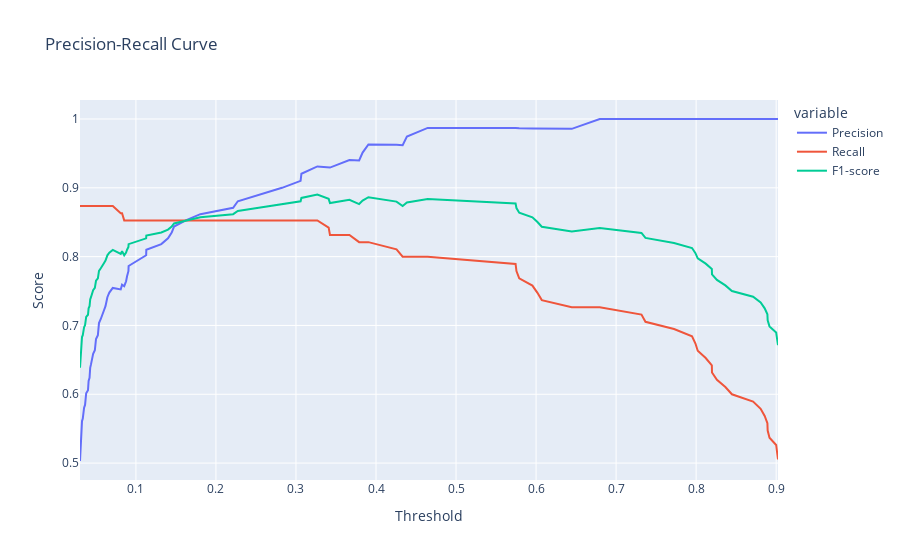

The cell this chart's notebook holds for it:
### Code cell
# Gráfico mostrando Score x Threshold.
df_threshold = pd.read_csv('./Modelos_Salvos/RF_First/thresholds.csv')
fig = px.line(df_threshold, x='Threshold', y=['Precision', 'Recall','F1-score'], 
              labels={'value': 'Score', 'Threshold': 'Threshold'},
              title='Precision-Recall Curve',
              line_shape='linear')
fig.show()
